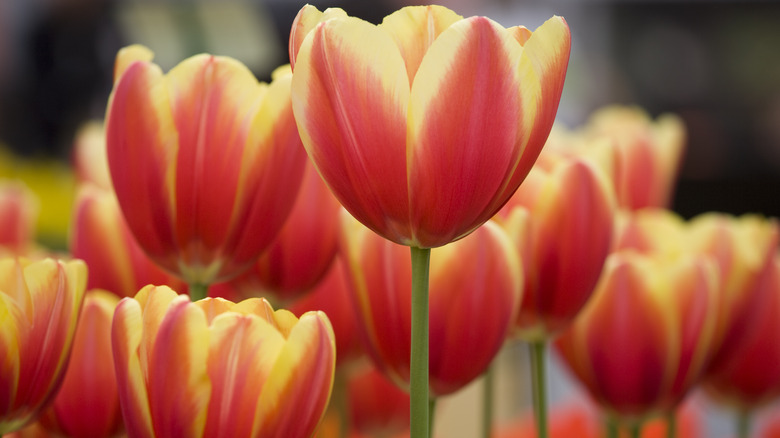
#> input picture website-vallée/tulipe.jpg, 780 x 438 px
$ python -i test.py   (imports and definitions only)
#> lines starting #> are read from the running program, lines starting #| are printed output that depends on the picture
import PIL
from PIL import Image
from turtle import *


def resize_and_reduce_colors(image_path, new_height=240, target_width=320, target_height=240, num_colors=10):
    # Open the image
#> called with image_path = 'tulipe.jpg', new_height = 240, target_width = 320, target_height = 240, num_colors = 10
    img = Image.open(image_path)
#> img is the input picture: PIL image 780x438 RGB; mean R, G, B 157.3, 86.5, 61.7

    # Resize image to new height
    ratio = new_height / img.size[1]
#> ratio = 0.548
    img = img.resize((int(img.size[0] * ratio), new_height))
#> img: PIL image 427x240 RGB

    # Crop the image to target width and height
    left = (img.size[0] - target_width) / 2
#> left = 53.5
    top = (img.size[1] - target_height) / 2
#> top = 0
    right = (img.size[0] + target_width) / 2
#> right = 373.5
    bottom = (img.size[1] + target_height) / 2
#> bottom = 240
    img = img.crop((left, top, right, bottom))
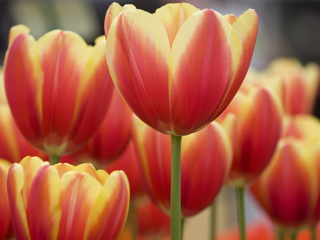
#> img: PIL image 320x240 RGB; mean R, G, B 172.1, 92.9, 67.1

    # Convert image to RGB if it's grayscale
    if img.mode != 'RGB':
        img = img.convert('RGB')

    # Reduce number of colors
    img = img.quantize(colors=num_colors)
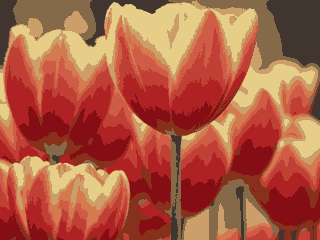
#> img: PIL image 320x240 P; mean R, G, B 174, 91.1, 66.3

    return img

# Set up Turtle
# [1 line that did not run here, left out]
# [1 line not run here, left out]

# [1 line that did not run here, left out]
# [3 lines not run here, left out]

# Process the image
processed_img = resize_and_reduce_colors('tulipe.jpg')

# Get image dimensions
width, height = processed_img.size
#> width = 320; height = 240

# Scale down the image to fit within the turtle window
# [1 line that did not run here, left out]

# Loop through rows and draw lines for consecutive pixels of the same color
# [24 lines not run here, left out]

>>> result = resize_and_reduce_colors('tulipe.jpg')
